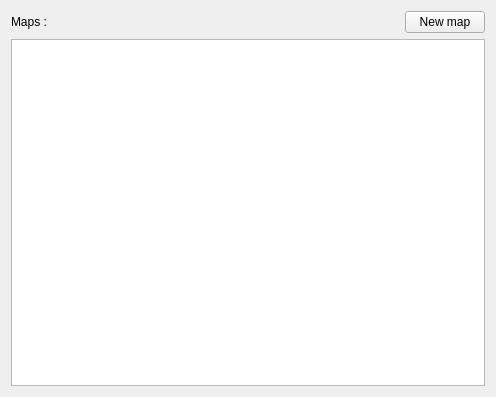
<?xml version="1.0" encoding="UTF-8"?>
<ui version="4.0">
 <class>WorldEditor</class>
 <widget class="QWidget" name="WorldEditor">
  <property name="geometry">
   <rect>
    <x>0</x>
    <y>0</y>
    <width>496</width>
    <height>397</height>
   </rect>
  </property>
  <property name="windowTitle">
   <string>Form</string>
  </property>
  <layout class="QGridLayout" name="gridLayout">
   <item row="0" column="0">
    <widget class="QLabel" name="label">
     <property name="text">
      <string>Maps :</string>
     </property>
    </widget>
   </item>
   <item row="1" column="0" colspan="3">
    <widget class="QListView" name="mapsView">
     <property name="iconSize">
      <size>
       <width>64</width>
       <height>64</height>
      </size>
     </property>
     <property name="gridSize">
      <size>
       <width>100</width>
       <height>100</height>
      </size>
     </property>
     <property name="viewMode">
      <enum>QListView::IconMode</enum>
     </property>
    </widget>
   </item>
   <item row="0" column="2">
    <widget class="QPushButton" name="pushButton">
     <property name="text">
      <string>New map</string>
     </property>
    </widget>
   </item>
   <item row="0" column="1">
    <spacer name="horizontalSpacer">
     <property name="orientation">
      <enum>Qt::Horizontal</enum>
     </property>
     <property name="sizeHint" stdset="0">
      <size>
       <width>40</width>
       <height>20</height>
      </size>
     </property>
    </spacer>
   </item>
  </layout>
 </widget>
 <resources/>
 <connections/>
</ui>
